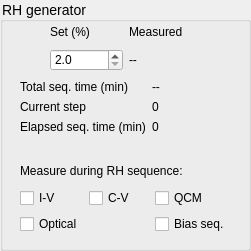
   <widget class="QGroupBox" name="rh_box">
    <property name="geometry">
     <rect>
      <x>260</x>
      <y>10</y>
      <width>251</width>
      <height>251</height>
     </rect>
    </property>
    <property name="styleSheet">
     <string notr="true">QGroupBox#rh_box{
border: 1px solid gray;
border-radius: 0px;
margin-top: 0.5em;
}
QGroupBox{
font-size: 14px;
font-family: 'Arial';
}
QGroupBox#rh_box::title{
subcontrol-origin: margin;
left: 10px;
padding: 0 3px 0 2px;
}</string>
    </property>
    <property name="title">
     <string>RH generator</string>
    </property>
    <widget class="QWidget" name="gridLayoutWidget_7">
     <property name="geometry">
      <rect>
       <x>50</x>
       <y>20</y>
       <width>151</width>
       <height>51</height>
      </rect>
     </property>
     <layout class="QGridLayout" name="gridLayout_2">
      <item row="1" column="1">
       <widget class="QLabel" name="rh_display">
        <property name="text">
         <string>--</string>
        </property>
       </widget>
      </item>
      <item row="0" column="1">
       <widget class="QLabel" name="actual_flowcell_label">
        <property name="text">
         <string>Measured</string>
        </property>
       </widget>
      </item>
      <item row="1" column="0">
       <widget class="QDoubleSpinBox" name="set_rh">
        <property name="enabled">
         <bool>true</bool>
        </property>
        <property name="decimals">
         <number>1</number>
        </property>
        <property name="minimum">
         <double>2.000000000000000</double>
        </property>
        <property name="maximum">
         <double>98.000000000000000</double>
        </property>
        <property name="singleStep">
         <double>0.500000000000000</double>
        </property>
        <property name="value">
         <double>2.000000000000000</double>
        </property>
       </widget>
      </item>
      <item row="0" column="0">
       <widget class="QLabel" name="set_flowcell_label">
        <property name="text">
         <string>Set (%)</string>
        </property>
       </widget>
      </item>
     </layout>
    </widget>
    <widget class="QWidget" name="formLayoutWidget_3">
     <property name="geometry">
      <rect>
       <x>20</x>
       <y>80</y>
       <width>211</width>
       <height>71</height>
      </rect>
     </property>
     <layout class="QFormLayout" name="seq_indicator_grid">
      <item row="0" column="0">
       <widget class="QLabel" name="tot_seq_time_label">
        <property name="text">
         <string>Total seq. time (min)</string>
        </property>
        <property name="alignment">
         <set>Qt::AlignRight|Qt::AlignTrailing|Qt::AlignVCenter</set>
        </property>
       </widget>
      </item>
      <item row="0" column="1">
       <widget class="QLabel" name="tot_rh_seq_time">
        <property name="text">
         <string>--</string>
        </property>
       </widget>
      </item>
      <item row="1" column="0">
       <widget class="QLabel" name="current_step_label">
        <property name="text">
         <string>Current step</string>
        </property>
        <property name="alignment">
         <set>Qt::AlignRight|Qt::AlignTrailing|Qt::AlignVCenter</set>
        </property>
       </widget>
      </item>
      <item row="1" column="1">
       <widget class="QLabel" name="rh_seq_step">
        <property name="text">
         <string>0</string>
        </property>
       </widget>
      </item>
      <item row="2" column="0">
       <widget class="QLabel" name="elapsed_seq_time_label">
        <property name="text">
         <string>Elapsed seq. time (min)</string>
        </property>
       </widget>
      </item>
      <item row="2" column="1">
       <widget class="QLabel" name="elapsed_rh_seq_time">
        <property name="text">
         <string>0</string>
        </property>
       </widget>
      </item>
     </layout>
    </widget>
    <widget class="QWidget" name="verticalLayoutWidget">
     <property name="geometry">
      <rect>
       <x>20</x>
       <y>160</y>
       <width>210</width>
       <height>74</height>
      </rect>
     </property>
     <layout class="QVBoxLayout" name="verticalLayout">
      <item>
       <widget class="QLabel" name="measure_during_seq_label">
        <property name="text">
         <string>Measure during RH sequence:</string>
        </property>
       </widget>
      </item>
      <item>
       <layout class="QGridLayout" name="gridLayout">
        <item row="0" column="0">
         <widget class="QCheckBox" name="iv_rh_seq">
          <property name="text">
           <string>I-V</string>
          </property>
         </widget>
        </item>
        <item row="1" column="0">
         <widget class="QCheckBox" name="optical_rh_seq">
          <property name="text">
           <string>Optical</string>
          </property>
         </widget>
        </item>
        <item row="0" column="1">
         <widget class="QCheckBox" name="cv_rh_seq">
          <property name="text">
           <string>C-V</string>
          </property>
         </widget>
        </item>
        <item row="0" column="2">
         <widget class="QCheckBox" name="qcm_rh_seq">
          <property name="text">
           <string>QCM</string>
          </property>
         </widget>
        </item>
        <item row="1" column="2">
         <widget class="QCheckBox" name="bs_rh_seq">
          <property name="text">
           <string>Bias seq.</string>
          </property>
         </widget>
        </item>
       </layout>
      </item>
     </layout>
    </widget>
   </widget>
